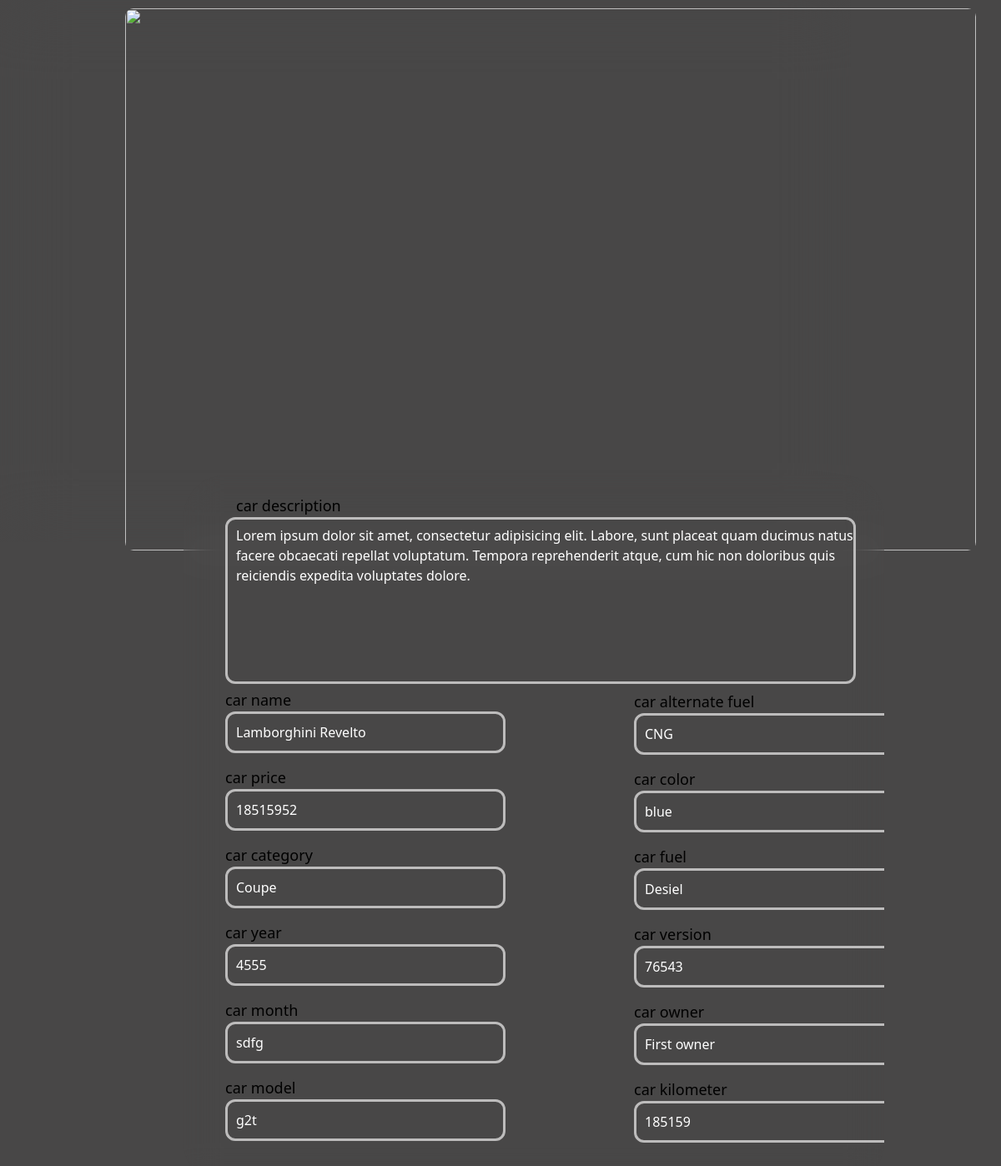
The page /appcar/details/60 on the database its author committed.
### appcar/models.py (models this page shows, shortened)
class carregistrationpage(models.Model):
    carimg=CloudinaryField('image')
    carname=models.CharField(max_length=35)
    cardesc=models.CharField(max_length=800)
    carprice=models.IntegerField()
    carcate=models.CharField(max_length=200)
    caryear=models.IntegerField(default=0)
    carmonth=models.CharField(max_length=10,default='none')
    carmodel=models.CharField(max_length=15,default='none')
    caralter=models.CharField(max_length=10, default='none')
    carcolor=models.CharField(max_length=15,default='none')
    carfuel=models.CharField(max_length=20,default='none')
    carversion=models.CharField(max_length=20,default='none')
    carowner=models.CharField(max_length=20,default='none')
    carkilo=models.IntegerField(default=0)

### appcar/views.py (the view)
# urls.py: path('details/<int:id>',detailspage,name='detailspage'),
def detailspage(request,id):
    data=carregistrationpage.objects.get(id=id)
    return render(request,"details.html",{'data':data})

### appcar/templates/details.html (shortened to what this page needs)
<!DOCTYPE html>
<html lang="en">
<head>
    {%load static%}
           <link href="https://cdn.jsdelivr.net/npm/bootstrap@5.0.2/dist/css/bootstrap.min.css" rel="stylesheet">
     <link rel="stylesheet" href="{% static 'css/details.css'%}" />
</head>
<body>
   <div class="carimage">
    <img src="{{data.carimg.url}}" alt="">
   </div>
      <div class="content-main">
        <div class="detail-content">
                <div class="item-desc">
                <label for="">car description</label>
                <p>{{data.cardesc}}</p>
            </div>
           <div class="item">
            <label for="">car name</label>
            <p>{{data.carname}}</p>
           </div>
             <div class="item">
                <label for="">car price</label>
                  <p>{{data.carprice}}</p>
             </div>
              <div class="item">
                <label for="">car category</label>
                <p>{{data.carcate}}</p>
              </div>
               <div class="item">
                 <label for="">car year</label>
                <p>{{data.caryear}}</p>
               </div>
               <div class="item">
                <label for="">car month</label>
                <p>{{data.carmonth}}</p>
               </div>
                <div class="item">
                    <label for="">car model</label>
                   <p>{{data.carmodel}}</p>
                </div>
                 <div class="item2">
                    <label for="">car alternate fuel</label>
                   <p>{{data.caralter}}</p>
                 </div>
                <div class="item2">
                     <label for="">car color</label>
                    <p>{{data.carcolor}}</p>
                </div>
                 <div class="item2">
                    <label for="">car fuel</label>
                   <p>{{data.carfuel}}</p>
                 </div>
                  <div class="item2">
                    <label for="">car version</label>
                   <p>{{data.carversion}}</p>
                  </div>
                <div class="item2">
                     <label for="">car owner</label>
                    <p>{{data.carowner}}</p>
                </div>
                <div class="item2">
                    <label for="">car kilometer</label>
                    <p>{{data.carkilo}}</p>
                </div>
        </div>
     </div>
</body>
</html>

### appcar/static/css/details.css (style rules this page uses)
* { margin: 0; padding: 0; box-sizing: border-box; }
body { overflow-x: hidden; background-color: rgb(72, 71, 71); }
.carimage { position: fixed; width: 85%; height: 650px; background-color: transparent; backdrop-filter: blur(40px); }
.carimage img { top: 10px; width: 100%; height: 100%; border-radius: 10px; position: relative; left: 150px; }
.content-main { width: 70%; height: 850px; background-color: transparent; backdrop-filter: blur(20px); border-radius: 50px; position: absolute; top: 570px; left: 220px; overflow: hidden; }
.detail-content .item-desc { background-color: transparent; backdrop-filter: blur(14px); width: 90%; height: 200px; position: relative; left: 50px; top: 50px; border-radius: 12px; padding-left: 10px; padding-top: 10px; font-weight: 500; border: solid rgb(189, 188, 188); }
.detail-content .item-desc label { position: relative; color: rgb(0, 0, 0); font-size: large; font-weight: 500; bottom: 40px; }
.detail-content .item-desc p { position: relative; color: rgb(255, 255, 255); font-weight: 500; bottom: 30px; }
.detail-content .item { position: relative; top: 56px; left: 50px; }
.detail-content .item2 { position: relative; left: 540px; bottom: 500px; }
.detail-content .item2 p, .detail-content .item p { border: solid rgb(189, 188, 188); width: 40%; height: 50px; border-radius: 12px; padding-left: 10px; padding-top: 10px; font-weight: 500; color: white; }
.detail-content .item2 label, .detail-content .item label { color: rgb(0, 0, 0); font-size: large; font-weight: 500; }

### rows shown on the page
carregistrationpage: cardesc "Lorem ipsum dolor sit amet, consectetur adipisicing elit. Labore, sunt placeat quam ducimus natus facere obcaecati repellat voluptatum. Tempora reprehenderit atque, cum hic non doloribus quis reiciendis expedita voluptates dolore.", carname "Lamborghini Revelto", carprice "18515952", carcate "Coupe", caryear "4555", carmonth "sdfg", carmodel "g2t", caralter "CNG", carcolor "blue", carfuel "Desiel", carversion "76543", carowner "First owner", carkilo "185159"
